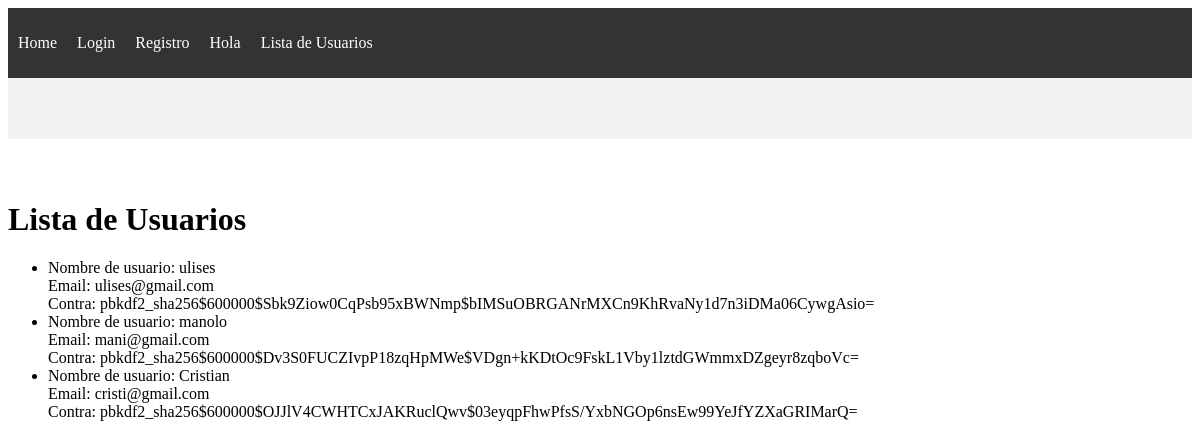
Before: /lista/ with the older database file.
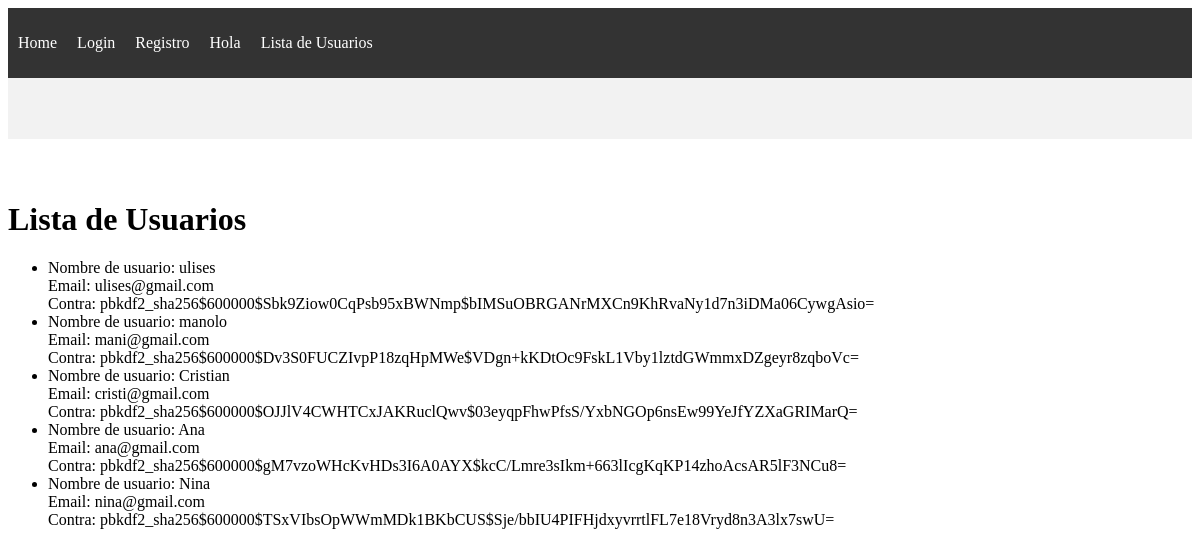
After: the same page with the newer database file.
### main_app/models.py (models this page shows, shortened)
class Usuario(AbstractUser):
    fotografia = models.ImageField(upload_to='usuarios/', null=True, blank=True)
    telefono = models.CharField(max_length=20)
    fecha_de_nacimiento = models.DateField()
    direccion = models.CharField(max_length=100)
    groups = models.ManyToManyField('auth.Group', related_name='usuarios')
    user_permissions = models.ManyToManyField('auth.Permission', related_name='usuarios')

### main_app/views.py (the view)
# urls.py: path('lista/', views.ListaUsuariosView.as_view(), name='lista de usuarios'),
class ListaUsuariosView(ListView):
    model = Usuario
    template_name = 'lista.html'
    context_object_name = 'usuarios'

### main_app/templates/lista.html
{% include "layouts/base.html" %}
{% block content %}
<h1>Lista de Usuarios</h1>
<ul>
    {% for usuario in usuarios %}
        <li>
            Nombre de usuario: {{ usuario.username }}<br>
            Email: {{ usuario.email }}<br>
            Contra: {{ usuario.password}}<br>
        </li>
    {% endfor %}
</ul>
{% endblock content %}

### main_app/templates/layouts/base.html (shortened to what this page needs)
<!DOCTYPE html>
<html lang="en">
<head>
    {% load static %}
    <link rel="stylesheet" href="{% static 'css/base.css' %}">
</head>
<body>
    <nav class="navbar">
        <ul>
            <li><a href="/">Home</a></li>
            {% if user.is_authenticated %}
                <li> Hola u{{ user.username }}</li>
            {% else %}
                <li><a href="/login/">Login</a></li>
                <li><a href="/signup/">Registro</a></li>
                <li> Hola {{ user.username }}</li>
            {% endif %}
            <li><a href="/lista/">Lista de Usuarios</a></li>
        </ul>
    </nav>
    <div class="header">
    </div>
    <div class="content">
    </div>
</body>
</html>

### main_app/static/css/base.css (style rules this page uses)
.navbar { background-color: #333; color: #fff; padding: 10px; }
.navbar ul { list-style: none; padding: 0; display: flex; }
.navbar li { margin-right: 20px; }
.navbar a { text-decoration: none; color: #fff; }
.header { background-color: #f2f2f2; padding: 20px; text-align: center; }
.content { padding: 20px; }

Changed rows visible on the page:
added Usuario: username "Ana", email "ana@gmail.com", password "pbkdf2_sha256$600000$gM7vzoWHcKvHDs3I6A0AYX$kcC/Lmre3sIkm+663lIcgKqKP14zhoAcsAR5lF3NCu8="
added Usuario: username "Nina", email "nina@gmail.com", password "pbkdf2_sha256$600000$TSxVIbsOpWWmMDk1BKbCUS$Sje/bbIU4PIFHjdxyvrrtlFL7e18Vryd8n3A3lx7swU="
